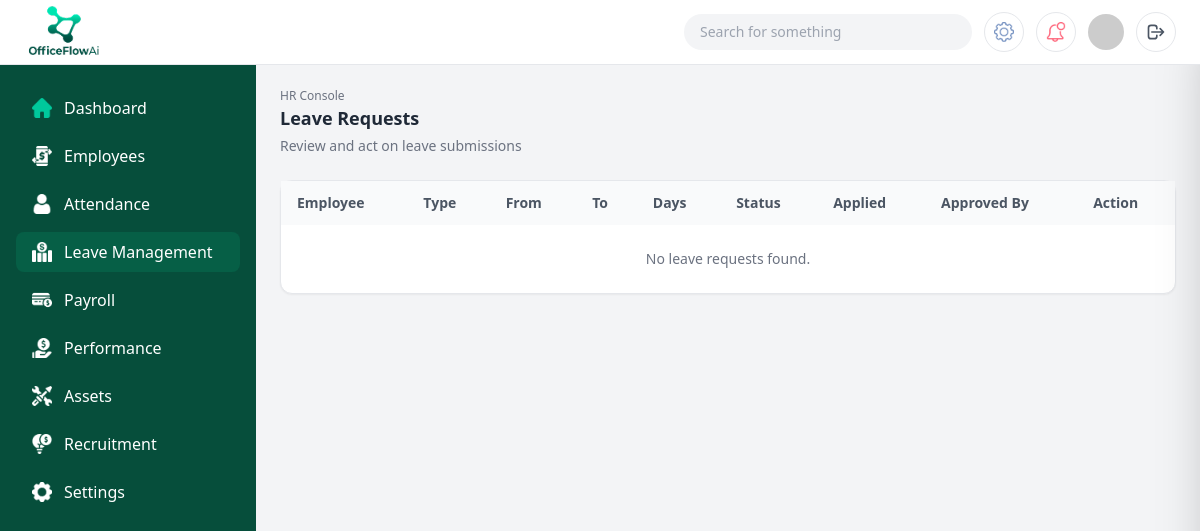
Page /hr/leaves/ (signed in) on the earlier database version.
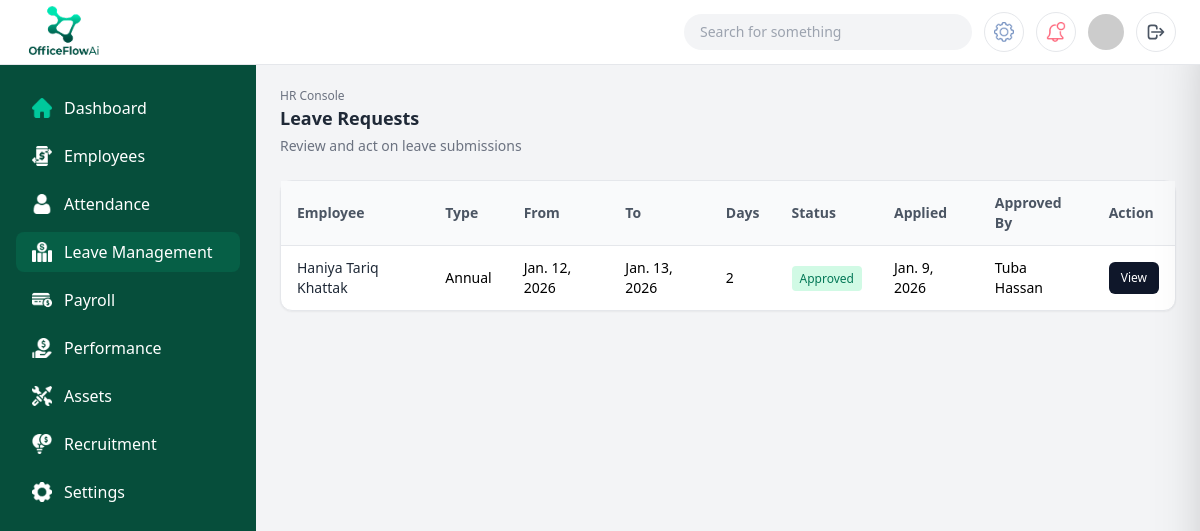
Same page on the later database version.
### core/models.py (models this page shows, shortened)
class LeaveRequest(models.Model):
    LEAVE_TYPES = [
        ("ANNUAL", "Annual"),
        ("MEDICAL", "Medical"),
        ("CASUAL", "Casual"),
    ]
    STATUS_CHOICES = [
        ("APPLIED", "Applied"),
        ("APPROVED", "Approved"),
        ("REJECTED", "Rejected"),
    ]
    employee = models.ForeignKey(
        EmployeeProfile,
        on_delete=models.CASCADE,
        related_name="leave_requests",
    )
    leave_type = models.CharField(max_length=20, choices=LEAVE_TYPES)
    start_date = models.DateField()
    end_date = models.DateField()
    applied_date = models.DateField(default=timezone.localdate)
    days = models.PositiveIntegerField(default=0)
    reason = models.TextField(blank=True)
    status = models.CharField(
        max_length=20, choices=STATUS_CHOICES, default="APPLIED"
    )
    approved_by = models.ForeignKey(
        User, on_delete=models.SET_NULL, null=True, blank=True, related_name="approved_leaves"
    )
    decision_date = models.DateTimeField(null=True, blank=True)
    created_at = models.DateTimeField(auto_now_add=True)
    updated_at = models.DateTimeField(auto_now=True)
    class Meta:
        ordering = ["-applied_date", "-created_at"]

class EmployeePersonalInfo(models.Model):
    employee = models.OneToOneField(EmployeeProfile, on_delete=models.CASCADE)
    full_name = models.CharField(max_length=150)
    gender = models.CharField(
        max_length=10,
        choices=[('MALE','Male'), ('FEMALE','Female'), ('OTHER','Other')]
    )
    date_of_birth = models.DateField()
    marital_status = models.CharField(max_length=20)
    email = models.EmailField()
    phone_number = models.CharField(max_length=20)
    personal_id = models.CharField(max_length=50)  # CNIC / Passport
    emergency_contact = models.CharField(max_length=20)
    timezone = models.CharField(max_length=50, default='UTC+5')

class EmployeeProfile(models.Model):
    user = models.OneToOneField(User, on_delete=models.CASCADE)
    employee_id = models.CharField(max_length=20, unique=True)
    department = models.CharField(
        max_length=30,
        choices=[
            ('ENGINEERING', 'Engineering'),
            ('PROCUREMENT', 'Procurement'),
            ('FINANCE', 'Finance'),
            ('CONSTRUCTION', 'Construction'),
            ('HSE', 'HSE'),
        ]
    )
    job_title = models.CharField(max_length=100)
    office = models.CharField(max_length=100, blank=True)
    employment_type = models.CharField(
        max_length=20,
        choices=[
            ('FULL_TIME', 'Full Time'),
            ('PART_TIME', 'Part Time'),
            ('CONTRACT', 'Contract'),
        ]
    )
    status = models.CharField(
        max_length=20,
        choices=[
            ('ACTIVE', 'Active'),
            ('INACTIVE', 'Inactive'),
            ('TERMINATED', 'Terminated'),
        ],
        default='ACTIVE'
    )
    join_date = models.DateField()
    exit_date = models.DateField(null=True, blank=True)
    created_at = models.DateTimeField(auto_now_add=True)

### core/views.py (the view, shortened to what this page needs)
@login_required
@user_passes_test(is_hr_or_superuser)
def hr_leave_requests_view(request):
    leaves_qs = (
        LeaveRequest.objects.select_related(
            "employee",
            "employee__employeepersonalinfo",
            "employee__user",
            "approved_by",
        )
        .order_by("-applied_date", "-created_at")
    )
    employee_ids = list(leaves_qs.values_list("employee_id", flat=True))
    balances_map = defaultdict(dict)
    usage = (
        LeaveRequest.objects.filter(employee_id__in=employee_ids)
        .exclude(status="REJECTED")
        .values("employee_id", "leave_type")
        .annotate(total=Sum("days"))
    )
    for item in usage:
        emp_id = item["employee_id"]
        code = item["leave_type"]
        balances_map[emp_id][code] = {
            "used": item["total"] or 0,
            "allowance": LEAVE_ALLOWANCES.get(code, 0),
        }
    for emp_id, per_type in balances_map.items():
        for code, allowance in LEAVE_ALLOWANCES.items():
            current = per_type.get(code, {"used": 0, "allowance": allowance})
            remaining = max(current.get("allowance", allowance) - current.get("used", 0), 0)
            per_type[code] = {
                "used": current.get("used", 0),
                "allowance": allowance,
                "remaining": remaining,
            }
    leave_rows = []
    for leave in leaves_qs:
        balance = balances_map.get(leave.employee_id, {}).get(
            leave.leave_type,
            {"allowance": LEAVE_ALLOWANCES.get(leave.leave_type, 0), "used": 0, "remaining": LEAVE_ALLOWANCES.get(leave.leave_type, 0)},
        )
        leave_rows.append({"leave": leave, "balance": balance})
    context = {
        "leave_rows": leave_rows,
    }
    return render(request, "adminPages/hr_leave_requests.html", context)

### core/views.py (called while the page is built)
def is_hr_or_superuser(user):
    return user.is_authenticated and (user.is_superuser or user.groups.filter(name='HR').exists())

### core/templates/adminPages/hr_leave_requests.html (shortened to what the changed rows need)
<!DOCTYPE html>
{% load static %}
<html lang="en">
  <head>
    <script src="https://cdn.tailwindcss.com"></script>
  </head>
  <body class="bg-gray-100">
    <div class="flex pt-16">
      <main class="flex-1 lg:ml-64 p-6">
        <div class="mb-6">
          <h2 class="text-lg font-semibold text-gray-800">Leave Requests</h2>
        </div>
        <div class="bg-white rounded-xl border shadow-sm">
        <div class="overflow-x-auto">
          <table class="min-w-full text-sm">
            <thead class="bg-gray-50 text-gray-600">
              <tr>
                <th class="px-4 py-3 text-left">Employee</th>
                <th class="px-4 py-3 text-left">Type</th>
                <th class="px-4 py-3 text-left">From</th>
                <th class="px-4 py-3 text-left">To</th>
                <th class="px-4 py-3 text-left">Days</th>
                <th class="px-4 py-3 text-left">Status</th>
                <th class="px-4 py-3 text-left">Applied</th>
                <th class="px-4 py-3 text-left">Approved By</th>
                <th class="px-4 py-3 text-left">Action</th>
              </tr>
            </thead>
            <tbody>
              {% for row in leave_rows %}
              {% with leave=row.leave balance=row.balance %}
              <tr class="border-t">
                <td class="px-4 py-3 text-gray-800">
                  {{leave.employee.employeepersonalinfo.full_name|default:leave.employee.employee_id}}
                </td>
                <td class="px-4 py-3">{{ leave.get_leave_type_display }}</td>
                <td class="px-4 py-3">{{ leave.start_date }}</td>
                <td class="px-4 py-3">{{ leave.end_date }}</td>
                <td class="px-4 py-3">{{ leave.days }}</td>
                <td class="px-4 py-3">
                  {% if leave.status == 'APPROVED' %}
                  <span
                    class="px-2 py-1 rounded bg-emerald-100 text-emerald-700 text-xs"
                    >Approved</span
                  >
                  {% elif leave.status == 'REJECTED' %}
                  <span
                    class="px-2 py-1 rounded bg-red-100 text-red-700 text-xs"
                    >Rejected</span
                  >
                  {% else %}
                  <span
                    class="px-2 py-1 rounded bg-amber-100 text-amber-700 text-xs"
                    >Applied</span
                  >
                  {% endif %}
                </td>
                <td class="px-4 py-3">{{ leave.applied_date }}</td>
                <td class="px-4 py-3">
                  {{ leave.approved_by.get_full_name|default:'--' }}
                </td>
                <td class="px-4 py-3">
                  <button
                    class="view-leave-btn px-3 py-2 text-xs rounded-md bg-slate-900 text-white hover:bg-slate-800"
                    data-id="{{ leave.id }}"
                    data-employee="{{ leave.employee.employeepersonalinfo.full_name|default:leave.employee.employee_id }}"
                    data-type="{{ leave.get_leave_type_display }}"
                    data-typecode="{{ leave.leave_type }}"
                    data-start="{{ leave.start_date }}"
                    data-end="{{ leave.end_date }}"
                    data-days="{{ leave.days }}"
                    data-status="{{ leave.status }}"
                    data-applied="{{ leave.applied_date }}"
                    data-approver="{{ leave.approved_by.get_full_name|default:'--' }}"
                    data-reason="{{ leave.reason|default:'No reason provided.'|escapejs }}"
                    data-bal-allowance="{{ balance.allowance|default:0 }}"
                    data-bal-used="{{ balance.used|default:0 }}"
                    data-bal-remaining="{{ balance.remaining|default:0 }}"
                  >
                    View
                  </button>
                </td>
              </tr>
              {% endwith %}
              {% empty %}
              <tr>
                <td colspan="9" class="px-4 py-6 text-center text-gray-500">
                  No leave requests found.
                </td>
              </tr>
              {% endfor %}
            </tbody>
          </table>
        </div>
      </div>
      </main>
    </div>
  </body>
</html>

Differences in the rows shown:
added LeaveRequest: leave.employee.employeepersonalinfo.full_name "Haniya Tariq Khattak", leave.leave_type "Annual", leave.start_date "Jan. 12, 2026", leave.end_date "Jan. 13, 2026", leave.days "2", status "Approved", leave.applied_date "Jan. 9, 2026", leave.approved_by.get_full_name "Tuba Hassan"
Other differences:
text no longer shown: "No leave requests found."
